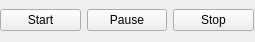
<?xml version="1.0" encoding="UTF-8"?>
<ui version="4.0">
 <class>BotControlWidget</class>
 <widget class="QWidget" name="BotControlWidget">
  <property name="geometry">
   <rect>
    <x>0</x>
    <y>0</y>
    <width>255</width>
    <height>42</height>
   </rect>
  </property>
  <property name="windowTitle">
   <string>Form</string>
  </property>
  <widget class="QWidget" name="horizontalLayoutWidget">
   <property name="geometry">
    <rect>
     <x>0</x>
     <y>0</y>
     <width>254</width>
     <height>41</height>
    </rect>
   </property>
   <layout class="QHBoxLayout" name="horizontalLayout">
    <item>
     <widget class="QPushButton" name="StartButton">
      <property name="text">
       <string>Start</string>
      </property>
     </widget>
    </item>
    <item>
     <widget class="QPushButton" name="PauseButton">
      <property name="text">
       <string>Pause</string>
      </property>
     </widget>
    </item>
    <item>
     <widget class="QPushButton" name="StopButton">
      <property name="text">
       <string>Stop</string>
      </property>
     </widget>
    </item>
   </layout>
  </widget>
 </widget>
 <resources/>
 <connections/>
</ui>
